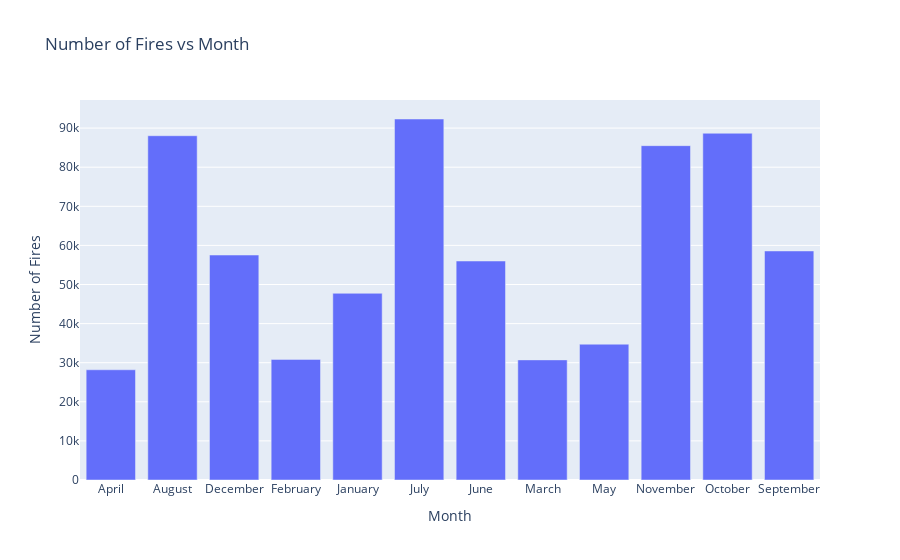

Here is the notebook cell this chart was saved with:
### Code cell
fig=px.bar(df2,x=df2.index,y=df2['Number of Fires'],title="Number of Fires vs Month")
fig.show()

### Figure 1 — Plotly figure (JSON) as saved in the notebook; plotly's stock layout.template omitted (floating-point values rounded to 4 significant figures)
{"data": [{"alignmentgroup": "True", "hovertemplate": "Month=%{x}<br>Number of Fires=%{y}<extra></extra>", "legendgroup": "", "marker": {"color": "#636efa", "pattern": {"shape": ""}}, "name": "", "offsetgroup": "", "orientation": "v", "showlegend": false, "textposition": "auto", "type": "bar", "x": ["April", "August", "December", "February", "January", "July", "June", "March", "May", "November", "October", "September"], "xaxis": "x", "y": [28190.0, 88050.0, 57540.0, 30850.0, 47750.0, 92330.0, 56010.0, 30720.0, 34730.0, 85510.0, 88680.0, 58580.0], "yaxis": "y"}], "layout": {"barmode": "relative", "legend": {"tracegroupgap": 0}, "title": {"text": "Number of Fires vs Month"}, "xaxis": {"anchor": "y", "domain": [0, 1], "title": {"text": "Month"}}, "yaxis": {"anchor": "x", "domain": [0, 1], "title": {"text": "Number of Fires"}}}}
